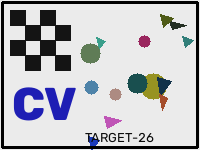
#> input picture assets/target.png, 200 x 150 px, found by its file name
$ python feature_benchmark.py
#> lines starting #> are read from the running program, lines starting #| are printed output that depends on the picture
### target_matcher.py
"""특징점 매칭으로 "미리 등록한 물체"를 영상에서 다시 찾는 모듈.

1) 등록 이미지에서 특징점(모서리처럼 눈에 띄는 점)과 설명자(descriptor)를 뽑는다.
2) 매 프레임에서도 특징점을 뽑아 두 이미지의 설명자를 서로 비교한다.
3) 비율 테스트(ratio test)로 애매한 매칭을 버리고, RANSAC 호모그래피로 모양이 맞는 매칭만 남긴다.
"""

from dataclasses import dataclass  # 결과를 담는 간단한 클래스를 만들기 위해 사용

import cv2  # OpenCV
import numpy as np  # 행렬 계산


@dataclass  # 아래 클래스를 "값 묶음"으로 만든다
class MatchResult:  # 한 번 매칭한 결과
    found: bool  # 물체를 찾았는지 여부
    target_keypoints: int  # 등록 이미지에서 뽑은 특징점 수
    frame_keypoints: int  # 현재 프레임에서 뽑은 특징점 수
    good_matches: int  # 비율 테스트를 통과한 매칭 수
    inliers: int  # RANSAC 호모그래피로 모양까지 맞는 매칭 수
    corners: np.ndarray | None = None  # 찾은 물체의 네 꼭짓점(화면 좌표), 못 찾으면 None

    @property  # 함수처럼 계산하지만 값처럼 읽을 수 있게 한다
    def match_rate(self):  # 매칭률
        """매칭률 = 비율 테스트 통과 매칭 수 / 등록 이미지 특징점 수."""
        return self.good_matches / self.target_keypoints if self.target_keypoints else 0.0  # 0으로 나누기 방지


class TargetMatcher:  # 등록 물체를 찾는 클래스
    """method="orb"(빠름, 기본 opencv) 또는 "sift"(정확, opencv-contrib 필요)."""

    def __init__(self, target, method="orb", ratio=0.75, min_inliers=12, nfeatures=1500):  # 설정을 받는다
        if isinstance(target, str):  # 경로 문자열이 들어오면
            image = cv2.imread(target)  # 파일에서 이미지를 읽는다
            if image is None:  # 읽기에 실패하면
                raise FileNotFoundError(f"target image not found: {target}")  # 오류를 알려준다
        else:  # 이미 이미지 배열이면
            image = target  # 그대로 사용한다
        self.method = method.lower()  # 방식 이름을 소문자로 저장한다
        self.ratio = ratio  # 비율 테스트 기준(작을수록 엄격)
        self.min_inliers = min_inliers  # "찾았다"고 인정할 최소 인라이어 수
        if self.method == "orb":  # ORB 방식이면
            self.detector = cv2.ORB_create(nfeatures=nfeatures)  # ORB 특징점 추출기를 만든다
            norm = cv2.NORM_HAMMING  # ORB 설명자는 0/1 비트라서 해밍 거리로 비교한다
        elif self.method == "sift":  # SIFT 방식이면
            self.detector = cv2.SIFT_create(nfeatures=nfeatures)  # SIFT 특징점 추출기를 만든다
            norm = cv2.NORM_L2  # SIFT 설명자는 실수라서 유클리드 거리로 비교한다
        else:  # 그 외
            raise ValueError(f"method must be 'orb' or 'sift', got {method!r}")  # 오류를 알려준다
        self.matcher = cv2.BFMatcher(norm)  # 모든 쌍을 비교하는 브루트포스 매처
        self.target_image = image  # 등록 이미지를 저장한다
        gray = cv2.cvtColor(image, cv2.COLOR_BGR2GRAY)  # 흑백으로 바꾼다
        self.target_kp, self.target_des = self.detector.detectAndCompute(gray, None)  # 등록 이미지의 특징점과 설명자
        h, w = gray.shape  # 등록 이미지 크기
        self.target_corners = np.float32([[0, 0], [w, 0], [w, h], [0, h]]).reshape(-1, 1, 2)  # 등록 이미지 네 꼭짓점

    def match(self, frame):  # 한 프레임에서 물체를 찾는다
        """MatchResult를 돌려준다."""
        gray = cv2.cvtColor(frame, cv2.COLOR_BGR2GRAY) if frame.ndim == 3 else frame  # 흑백으로 바꾼다
        kp, des = self.detector.detectAndCompute(gray, None)  # 프레임의 특징점과 설명자
        n_target = len(self.target_kp)  # 등록 특징점 수
        n_frame = len(kp)  # 프레임 특징점 수
        if self.target_des is None or des is None or n_frame < 2:  # 비교할 것이 없으면
            return MatchResult(False, n_target, n_frame, 0, 0)  # 못 찾음
        knn = self.matcher.knnMatch(self.target_des, des, k=2)  # 각 등록 특징점마다 가장 비슷한 2개를 찾는다
        good = [p[0] for p in knn if len(p) == 2 and p[0].distance < self.ratio * p[1].distance]  # 1등이 2등보다 확실히 좋을 때만 채택
        inliers, corners = 0, None  # 기본값
        if len(good) >= 4:  # 호모그래피 계산에는 최소 4쌍이 필요하다
            src = np.float32([self.target_kp[m.queryIdx].pt for m in good]).reshape(-1, 1, 2)  # 등록 이미지 쪽 좌표
            dst = np.float32([kp[m.trainIdx].pt for m in good]).reshape(-1, 1, 2)  # 프레임 쪽 좌표
            H, mask = cv2.findHomography(src, dst, cv2.RANSAC, 5.0)  # RANSAC으로 모양 변환(호모그래피)을 추정한다
            if H is not None and mask is not None:  # 추정에 성공하면
                inliers = int(mask.sum())  # 변환과 잘 맞는 매칭 수
                corners = cv2.perspectiveTransform(self.target_corners, H)  # 등록 이미지 꼭짓점을 화면 좌표로 옮긴다
                if not cv2.isContourConvex(corners.astype(np.int32)):  # 꼬인 사각형이면(잘못된 변환)
                    inliers, corners = 0, None  # 무효 처리한다
        found = inliers >= self.min_inliers  # 인라이어가 충분하면 "찾았다"
        return MatchResult(found, n_target, n_frame, len(good), inliers, corners if found else None)  # 결과를 돌려준다

### tools/make_test_videos.py
"""평가용 테스트 영상 + 정답(Ground Truth) 생성기.

실제로 촬영한 영상은 "정답 위치"를 사람이 일일이 적어야 하지만,
합성 영상은 물체를 우리가 직접 그리므로 매 프레임 정답을 자동으로 알 수 있다.

생성 결과 (assets/videos/):
    single_move    단일 객체 이동   (왕복 10회 = 테스트 10회)
    two_cross      두 객체 겹침     (교차 10회 = 테스트 10회)
    pause_resume   객체 일시 정지   (정지 5회 = 테스트 5회)
    light_change   조명 변화        (조명 급변 5회 = 테스트 5회)
    target_scene   등록 물체 등장    (특징점 매칭 데모)
그리고 assets/target.png (등록 물체 이미지)

실행: uv run python -m tools.make_test_videos
"""

import json  # 정답 파일 저장
import os  # 폴더 생성

import cv2  # OpenCV
import numpy as np  # 행렬 계산

W, H, FPS = 640, 360, 30  # 영상 너비, 높이, 초당 프레임 수
WARMUP = 30  # 처음 1초는 배경만 보여줘서 배경 모델이 학습할 시간을 준다
OUT_DIR = os.path.join("assets", "videos")  # 영상 저장 폴더
TARGET_PATH = os.path.join("assets", "target.png")  # 등록 물체 이미지 경로


def make_background(w=W, h=H, seed=7):  # 정지된 배경 이미지를 만드는 함수
    """그라데이션 + 무작위 사각형으로 '방 안' 같은 배경을 만든다."""
    rng = np.random.default_rng(seed)  # 항상 같은 배경이 나오도록 씨앗값 고정
    yy, xx = np.mgrid[0:h, 0:w]  # 각 픽셀의 (y, x) 좌표
    base = 90 + 50 * (xx / w) + 30 * (yy / h)  # 왼쪽 위는 어둡고 오른쪽 아래는 밝은 그라데이션
    bg = np.dstack([base * 0.9, base, base * 1.05]).astype(np.uint8)  # 3채널(BGR) 이미지로 만든다
    for _ in range(25):  # 사각형 25개를 그린다(가구, 벽지 무늬 느낌)
        x1, y1 = int(rng.integers(0, w)), int(rng.integers(0, h))  # 시작점
        x2, y2 = x1 + int(rng.integers(20, 120)), y1 + int(rng.integers(10, 60))  # 끝점
        color = tuple(int(c) for c in rng.integers(60, 180, 3))  # 차분한 색
        cv2.rectangle(bg, (x1, y1), (x2, y2), color, -1)  # 채운 사각형
    return cv2.GaussianBlur(bg, (7, 7), 0)  # 살짝 흐리게 해서 자연스럽게 만든다


# [165 lines left out: functions make_person, make_target, paste, mask_bbox, ping_pong, render and 1 more, not called in this run]


# [2 lines that do not run on import are left out]

### tools/feature_benchmark.py
"""특징점 매칭 성능 측정 도구 (ORB / SIFT).

등록 물체(assets/target.png)를 배경 위에 회전·가림·축소·어둡게 해서 붙인 뒤
추출된 특징점 수, 매칭된 특징점 수, 매칭률을 표로 만든다.
그리고 target_scene.mp4 에서 프레임별 탐지율도 측정한다.

실행: uv run python -m tools.feature_benchmark     (결과: outputs/feature_results.md)
"""

import json  # 정답 파일 읽기
import os  # 경로 처리

import cv2  # OpenCV
import numpy as np  # 행렬 계산

from target_matcher import TargetMatcher  # 특징점 매칭기
from tools.make_test_videos import TARGET_PATH, make_background  # 같은 배경/등록 이미지 사용


def make_scene(target, angle=0.0, occlude=0.0, scale=1.0, light=1.0):  # 시험용 장면을 만드는 함수
    """배경 가운데에 등록 물체를 변형해서 붙인 640x360 이미지를 돌려준다."""
    scene = make_background()  # 배경
    obj = target.copy()  # 원본은 두고 복사
    if occlude > 0:  # 가림 조건이면
        w = obj.shape[1]  # 물체 너비
        x0 = int(w * (1 - occlude))  # 오른쪽에서부터 occlude 비율만큼
        obj[:, x0:] = (90, 90, 90)  # 회색 판으로 덮는다(앞에 다른 물건이 있는 상황)
    if scale != 1.0:  # 크기 조건이면
        obj = cv2.resize(obj, None, fx=scale, fy=scale, interpolation=cv2.INTER_AREA)  # 크기를 바꾼다
    h, w = obj.shape[:2]  # 물체 크기
    diag = int(np.ceil(np.hypot(w, h)))  # 회전해도 잘리지 않을 정사각형 크기
    canvas = np.zeros((diag, diag, 3), np.uint8)  # 회전용 캔버스
    mask = np.zeros((diag, diag), np.uint8)  # 물체 영역 마스크
    ox, oy = (diag - w) // 2, (diag - h) // 2  # 캔버스 가운데 위치
    canvas[oy:oy + h, ox:ox + w] = obj  # 물체를 가운데 놓는다
    mask[oy:oy + h, ox:ox + w] = 255  # 마스크도 같은 위치
    M = cv2.getRotationMatrix2D((diag / 2, diag / 2), angle, 1.0)  # 회전 행렬
    canvas = cv2.warpAffine(canvas, M, (diag, diag))  # 물체 회전
    mask = cv2.warpAffine(mask, M, (diag, diag), flags=cv2.INTER_NEAREST)  # 마스크 회전
    sx, sy = (scene.shape[1] - diag) // 2, (scene.shape[0] - diag) // 2  # 장면 가운데 위치
    roi = scene[sy:sy + diag, sx:sx + diag]  # 붙일 영역
    roi[mask > 0] = canvas[mask > 0]  # 물체 부분만 덮어쓴다
    if light != 1.0:  # 조명 조건이면
        scene = cv2.convertScaleAbs(scene, alpha=light, beta=0)  # 전체 밝기 변경
    return scene  # 장면을 돌려준다


def main():  # 측정을 실행하고 표를 저장한다
    target = cv2.imread(TARGET_PATH)  # 등록 이미지
#> target is the input picture: shape (150, 200, 3); mean B, G, R 190.8, 185.7, 185.2
    if target is None:  # 없으면
        raise SystemExit("run `uv run python -m tools.make_test_videos` first")  # 먼저 생성하라고 안내
    conditions = [  # (표시 이름, 변형 설정)
        ("정면", {}),  # 변형 없음
        ("30도 회전", {"angle": 30}),  # 30도 회전
        ("60도 회전", {"angle": 60}),  # 60도 회전
        ("30% 가림", {"occlude": 0.3}),  # 30% 가림
        ("50% 가림", {"occlude": 0.5}),  # 50% 가림
        ("(추가) 50% 축소", {"scale": 0.5}),  # 크기 절반
        ("(추가) 조명 50%", {"light": 0.5}),  # 밝기 절반
        ("(추가) 60도 회전 + 50% 가림", {"angle": 60, "occlude": 0.5}),  # 복합 조건
    ]
    out = []  # 결과 문서 줄
    os.makedirs("outputs", exist_ok=True)  # 출력 폴더
    for method in ["orb", "sift"]:  # 두 방식
        matcher = TargetMatcher(target, method=method)  # 매칭기
        rows = []  # 표 데이터
        for label, kw in conditions:  # 조건마다
            scene = make_scene(target, **kw)  # 장면 생성
            r = matcher.match(scene)  # 매칭
            rows.append(f"| {label} | {r.target_keypoints} | {r.good_matches} | {r.match_rate:.1%} | {r.inliers} | {'O' if r.found else 'X'} |")  # 한 줄
            if method == "orb":  # 확인용 이미지는 ORB 기준으로 한 번만 저장
                cv2.imwrite(os.path.join("outputs", f"feature_scene_{len(rows)}.png"), scene)  # 장면 저장
        out += [f"## {method.upper()}", "",  # 제목
                "| 조건 | 추출된 특징점 수 | 매칭된 특징점 수 | 매칭률 | RANSAC 인라이어 | 탐지 |",  # 머리줄
                "| --- | --- | --- | --- | --- | --- |"] + rows + [""]  # 구분줄과 데이터
#> this loop made 2 passes
#> pass 1, in __init__, `gray = cv2.cvtColor(image, cv2.COLOR_BGR2GRAY)`:
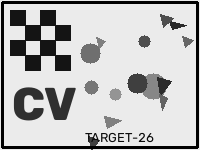
#> gray: shape (150, 200); min 0, max 235, mean 186.1
#> pass 1, in make_scene, `canvas = cv2.warpAffine(canvas, M, (diag, diag))`:
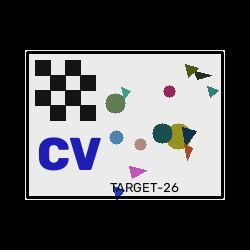
#> canvas: shape (250, 250, 3); mean of channels 0, 1, 2 91.6, 89.2, 88.9; drawn as B, G, R
#> pass 1, in match, `gray = cv2.cvtColor(frame, cv2.COLOR_BGR2GRAY) if frame.ndim == 3 else..`:
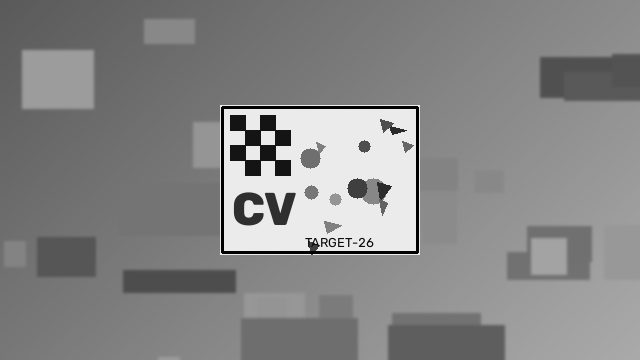
#> gray: shape (360, 640); min 0, max 235, mean 134
#> pass 1, in main, `cv2.imwrite(os.path.join("outputs", f"feature_scene_{len(rows)}.png"),..`:
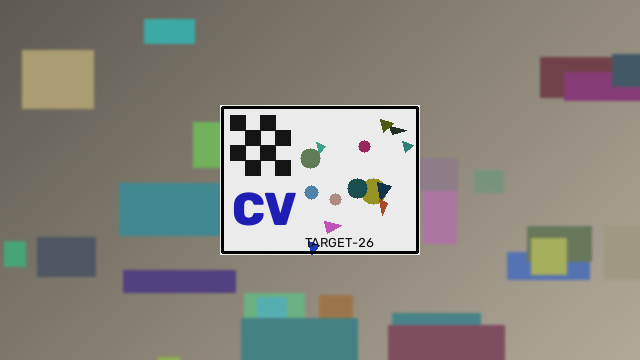
#> saved as feature_scene_1.png: shape (360, 640, 3); mean B, G, R 126.3, 134.4, 136.2
#> after the loop:
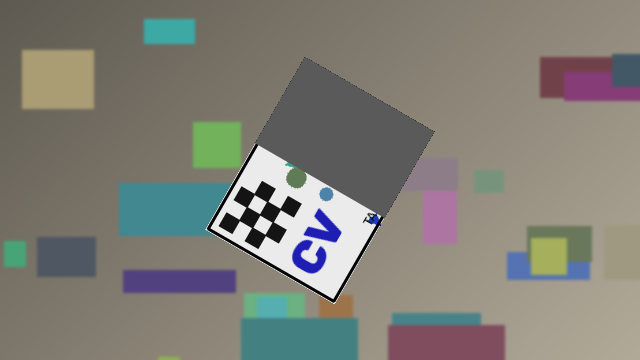
#> scene: shape (360, 640, 3); mean B, G, R 119, 127.2, 128.7

#> (the run stopped early here; a loop or call above may not have finished)
